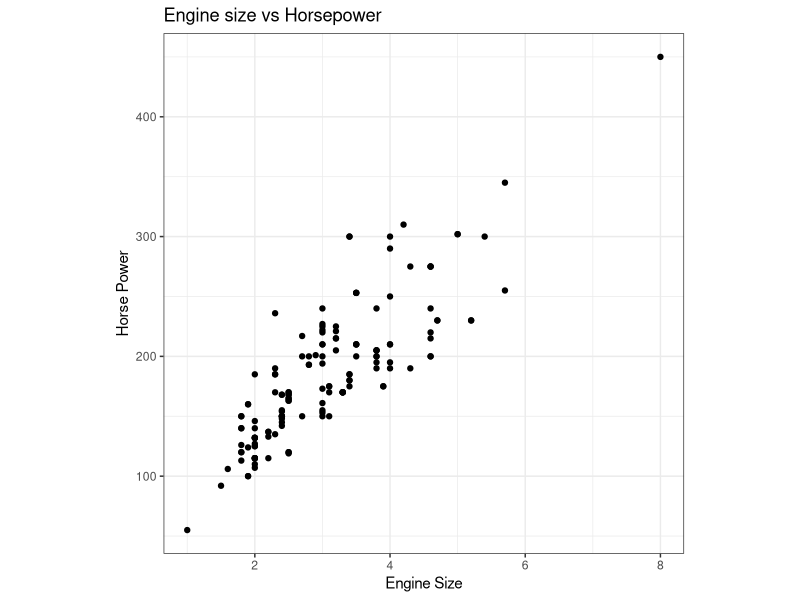
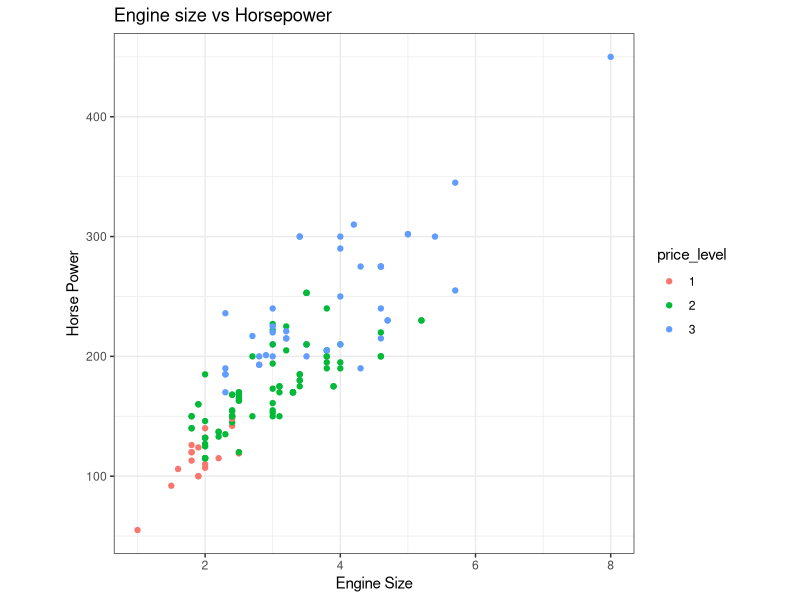
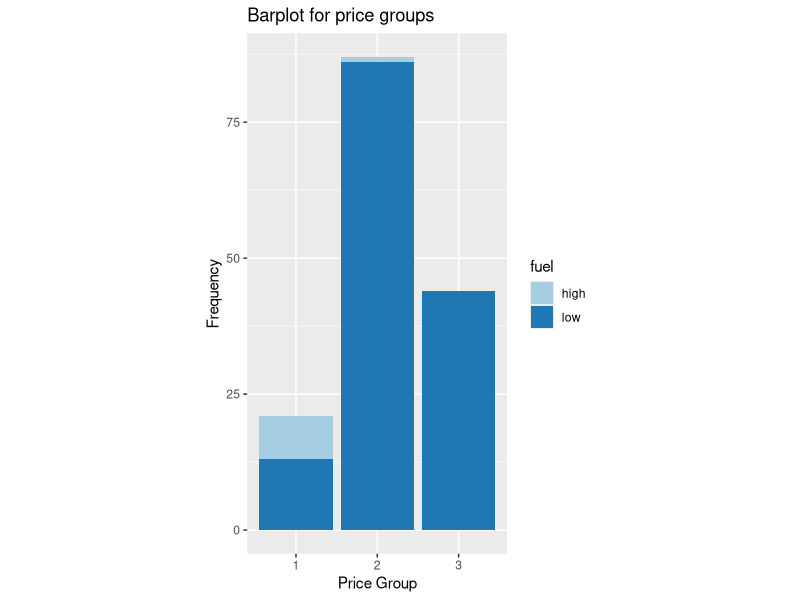
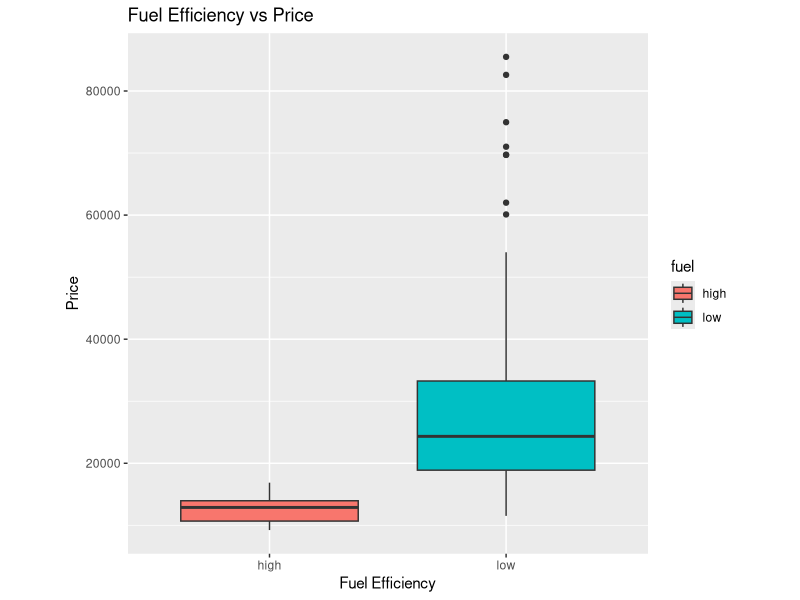

These charts were generated, in order, by the following R code:
## ---- chunk 1
knitr::opts_chunk$set(echo = T, eval=T,tidy=TRUE, tidy.opts=list(width.cutoff=40))
## ---- chunk 2
library(ggplot2)
car_sales <- read.csv("car_sales.csv")
## ---- chunk 3
    p <- ggplot(car_sales, aes(x = Engine_size, y = Horsepower))
    p + 
      geom_point() + 
      theme_bw() + 
      theme(aspect.ratio = 1) + 
      labs(title = "Engine size vs Horsepower", x = "Engine Size", y = "Horse Power")
## ---- chunk 4
    r <- cor(x = car_sales$Engine_size, y = car_sales$Horsepower, method = "pearson")
    print(r)
## ---- chunk 5
    car_sales$price_level <- cut(car_sales$price,breaks=c(0,15000,30000,100000),labels=c(1,2,3))
## ---- chunk 6
    p <- ggplot(car_sales, aes(x = Engine_size, y = Horsepower))
    p + 
      geom_point(aes(color = price_level)) + 
      theme_bw() + 
      theme(aspect.ratio = 1) + 
      labs(title = "Engine size vs Horsepower", x = "Engine Size", y = "Horse Power")
## ---- chunk 7
    car_sales$fuel <- ifelse(car_sales$Fuel_efficiency > 30, "high", "low")
## ---- chunk 8
    p <- ggplot(car_sales, aes(x = price_level, fill = fuel))
    p + 
      geom_bar() + 
      scale_fill_brewer(palette = "Paired") + 
      theme(aspect.ratio = 2) + 
      labs(title = "Barplot for price groups", x = "Price Group", y = "Frequency")
## ---- chunk 9
    p <- ggplot(car_sales, aes(y = price, x = fuel))
    p + 
      geom_boxplot(aes(fill = fuel)) + 
      theme(aspect.ratio = 1) + 
      labs(title = "Fuel Efficiency vs Price", x = "Fuel Efficiency", y = "Price")
## ---- chunk 10
    sens = 59/84
    spec = 416/428
    print(paste0("sensitivity is ", sens))
    print(paste0("specificity is ", spec))
## ---- chunk 11
    # NPV: negative predictive value = P(D2|T-)
    # PPV: positive predictive value = P(D1|T+)
    prev = 0.027
    nonp = 1 - prev
    PPV = (sens * prev)/((sens * prev) + (1-spec) * nonp)
    NPV = (spec * nonp)/((spec * nonp) + (1-sens) * prev)
    print(paste0("PPV is ", PPV))
    print(paste0("NPV is ", NPV))
## ---- chunk 12
    A = 0.2
    B = 0.4
    AB = 0.1
    C = 0.5
    DA = 0.25
    DB = 0.6
    D_AB = 0.4
    DC = 0.2
    D = (DA * A + DB * B - D_AB * AB) + DC * C
    print(paste0("Pr(D) is ", D))
## ---- chunk 13
    BD = (DB * B)/D
    print(paste0("Pr(B|D) is ", BD))
## ---- chunk 14
    A_AND_B = 1 - C
    C_Dc = ((1 - DC) * C)/(1 - D)
    A_AND_B_Dc = 1 - C_Dc
    print(paste0("Pr(A and B|Dc) is ", A_AND_B_Dc))
## ---- chunk 15
    PA1 = 0.2
    PA2 = 0.142
    PA3 = 0.076
    PA1A2 = 0.028
    PA1A3 = 0.015
    PA2A3 = 0.01
    PA1A2A3 = 0.002
    P = PA1 + PA2 + PA3 - PA1A2 - PA1A3 - PA2A3 + PA1A2A3
    print(paste0("The probability that the integer is divisible by 5, 7, or 13 is ", P))
## ---- chunk 16
    a <- choose(2+3+5, 3)
    print(paste("There are", a, "ways of forming an unordered 3-person committee." )) 
## ---- chunk 17
    ABB = choose(2,1) * choose(3,2)
    ABC = choose(2,1) * choose(3,1) * choose(5,1)
    ACC = choose(2,1) * choose(5,2)
    AAB = choose(3,1)
    AAC = choose(5,1)
    total = ABB + ABC + ACC + AAB + AAC
    print(paste("There are", total, "ways of forming an unordered 3-person committee if at least one member must be from party A"))
## ---- chunk 18
    least_one <- 6 * choose(19-1, 5-1) # collection number that at least one bin has one child.
    least_two <- choose(20-1, 6-1) - least_one # collection number that none of bins has one child with all bins have positive number of children.
    print(paste("There are", least_two, "distinct collections of ice cream cones are there where at least two children must order each flavor"))
## ---- chunk 19
    least_two <- choose(8 + 6 - 1, 6 - 1)
    print(least_two)
## ---- chunk 20
    n = 1 * 5 * 4 * 4 * 3 * 3 * 2 * 2 * 1 * 1
    print(paste("There are", n, "ways for seating them."))
